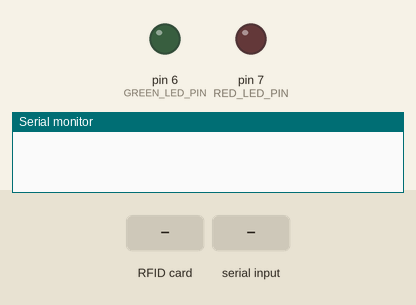
The sketch below on a simulated Arduino Uno, built with avr-gcc and run on an emulated ATmega328P. On the bench: output pins drawn as LEDs (lit = HIGH), the last lines printed to the serial monitor. The test bench sets the inputs (shaded band). Pins used as bus, display or sensor lines are not drawn.

Above: at 1.2 s.
1.3 s: RFID card 5E 7A 19 C4 held to the reader
2.8 s: "1" received over Serial
At 3.5 s:
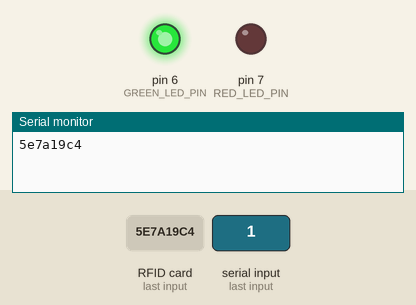
Timing chart, 0 to 5.8 s (numbered marks = the images above; inputs shaded):
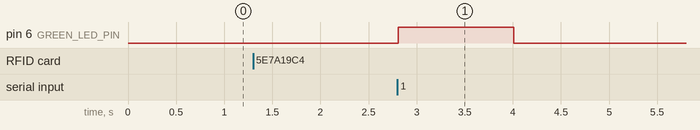

The sketch:

sketch_apr29a.ino
```cpp
#include <SPI.h>
#include <MFRC522.h>

#define SS_PIN         10
#define RST_PIN        9
#define GREEN_LED_PIN  6
#define RED_LED_PIN    7
#define BUZZER_PIN     8

MFRC522 rfid(SS_PIN, RST_PIN);

void setup() {
  Serial.begin(9600);
  SPI.begin();
  rfid.PCD_Init();

  pinMode(GREEN_LED_PIN, OUTPUT);
  pinMode(RED_LED_PIN, OUTPUT);
  pinMode(BUZZER_PIN, OUTPUT);
  // Ensure everything starts OFF
  digitalWrite(GREEN_LED_PIN, LOW);
  digitalWrite(RED_LED_PIN, LOW);
  noTone(BUZZER_PIN);
}

void loop() {
  // Look for new cards
  if (!rfid.PICC_IsNewCardPresent() || !rfid.PICC_ReadCardSerial())
    return;

  // Read card UID and send to Python
  String uidString = "";
  for (byte i = 0; i < rfid.uid.size; i++) {
    if (rfid.uid.uidByte[i] < 0x10) uidString += "0";
    uidString += String(rfid.uid.uidByte[i], HEX);
  }

  // Send the UID to Python
  Serial.println(uidString);

  // Wait for response from Python (0 = denied, 1 = granted)
  while (!Serial.available()) {
    // Wait for response with timeout
    delay(10);
  }

  char response = Serial.read();

  if (response == '1') {
    grantAccess();
  } else {
    denyAccess();
  }

  // Halt PICC
  rfid.PICC_HaltA();
  // Stop encryption on PCD
  rfid.PCD_StopCrypto1();

  // Clear any remaining data from serial
  while (Serial.available()) {
    Serial.read();
  }
}

void grantAccess() {
  digitalWrite(GREEN_LED_PIN, HIGH);
  digitalWrite(BUZZER_PIN, HIGH);
  delay(200);
  digitalWrite(BUZZER_PIN, LOW);
  delay(1000);
  digitalWrite(GREEN_LED_PIN, LOW);
}

void denyAccess() {
  digitalWrite(RED_LED_PIN, HIGH);
  digitalWrite(BUZZER_PIN, HIGH);
  delay(500);
  digitalWrite(BUZZER_PIN, LOW);
  delay(1000);
  digitalWrite(RED_LED_PIN, LOW);
}
```

Measured:
- after the input at 2.8 s, pin 6 (GREEN_LED_PIN): LOW → HIGH at once, → LOW 1.2 s later
